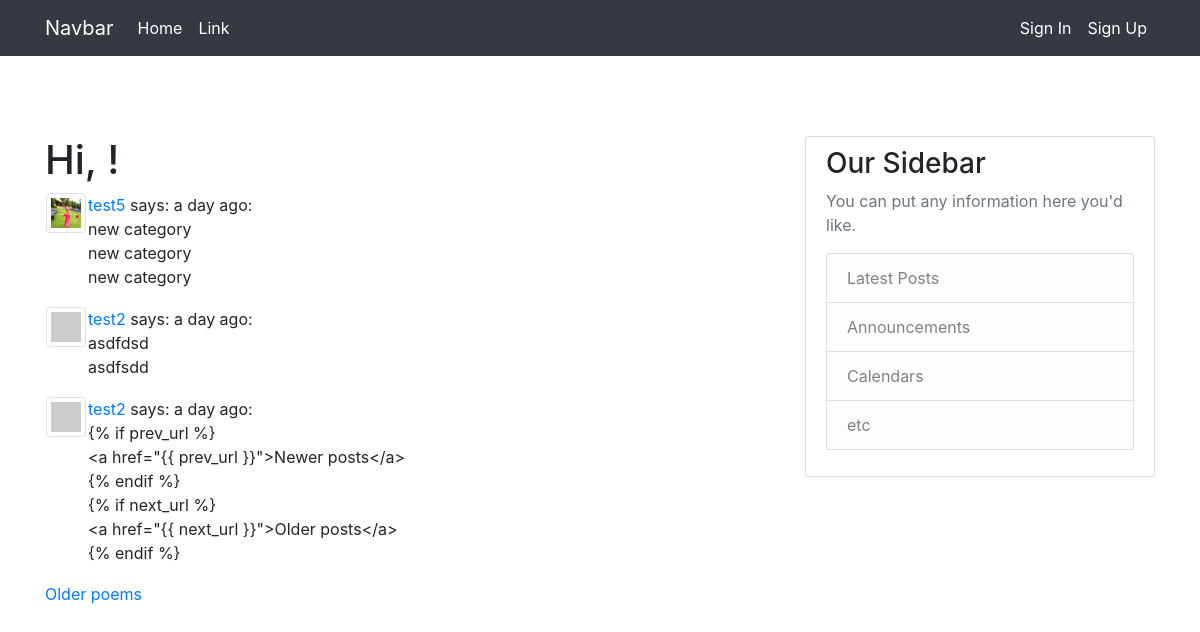
The page /index on the database as committed earlier.
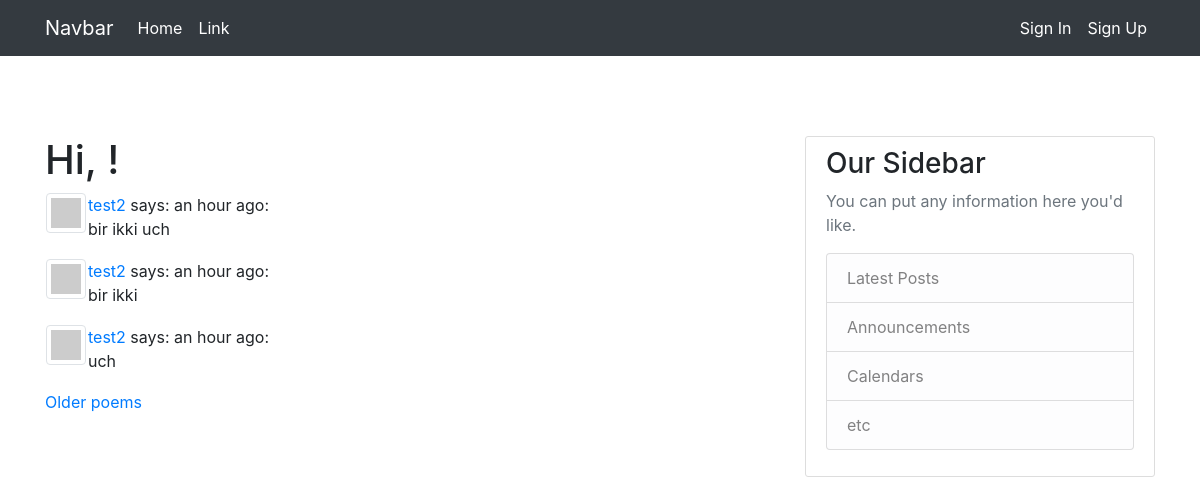
The same page on the database as committed later.
### app/models.py (models this page shows, shortened)
class SearchableMixin(object):
    @classmethod
    def search(cls, expression, page, per_page):
        ids, total = query_index(cls.__tablename__, expression, page, per_page)
        if total == 0:
            return cls.query.filter_by(id=0), 0
        when = []
        for i in range(len(ids)):
            when.append((ids[i], i))
        return cls.query.filter(cls.id.in_(ids)).order_by(
            db.case(when, value=cls.id)), total

class Poem(SearchableMixin, db.Model):
    __searchable__ = ["body",]
    id = db.Column(db.Integer, primary_key=True)
    body = db.Column(db.String(140))
    created_at = db.Column(db.DateTime, index=True, default=datetime.utcnow)
    user_id = db.Column(db.Integer, db.ForeignKey('user.id'))
    category_id = db.Column(db.Integer, db.ForeignKey("category.id"))

class User(UserMixin, db.Model):
    id = db.Column(db.Integer, primary_key=True)
    username = db.Column(db.String(64), index=True, unique=True)
    email = db.Column(db.String(120), index=True, unique=True)
    image_file = db.Column(db.String(120), nullable=True)
    password_hash = db.Column(db.String(128))
    about_me = db.Column(db.String(140))
    last_seen = db.Column(db.DateTime, default=datetime.utcnow)
    poems = db.relationship('Poem', backref='author', lazy='dynamic')
    followed = db.relationship(
        'User', secondary=followers,
        primaryjoin=(followers.c.follower_id == id),
        secondaryjoin=(followers.c.followed_id == id),
        backref=db.backref('followers', lazy='dynamic'), lazy='dynamic')
    def avatar(self, size):
        digest = md5(self.email.lower().encode('utf-8')).hexdigest()
        return 'https://www.gravatar.com/avatar/{}?d=identicon&s={}'.format(
            digest, size)

### app/main/routes.py (the view)
@bp.route('/')
@bp.route('/index')
def index():
    form = SearchForm()
    page = request.args.get('page', 1, type=int)
    poems = Poem.query.order_by(Poem.created_at.desc()).paginate(page, current_app.config["POEMS_PER_PAGE"], False)
    next_url = url_for('main.index', page=poems.next_num) \
        if poems.has_next else None
    prev_url = url_for('main.index', page=poems.prev_num) \
        if poems.has_prev else None
    return render_template('main/index.html', poems=poems.items, next_url=next_url,
                           prev_url=prev_url, form=form)

### app/main/routes.py (called while the page is built)
@bp.before_request
def before_request():
    g.search_form = SearchForm()
    if current_user.is_authenticated:
        current_user.last_seen = datetime.utcnow()
        db.session.commit()

### app/templates/main/index.html (shortened to what this page needs)
{% extends "base.html" %}
{% block content %}
    <div class="row">
        <div class="col">
            <h1>Hi, {{ current_user.username }}!</h1>
            {% for poem in poems %}
                {% include "partials/poem.html" %}
            {% endfor %}
            {% if next_url %}
            <a href="{{ next_url }}">Older poems</a>
            {% endif %}
        </div>
    </div>
{% endblock %}

### app/templates/partials/poem.html
<table>
    <tr valign="top">
        <td>
            {% if poem.author.image_file %}
                <img src="{{ url_for('static', filename='profile_pics/' + poem.author.image_file)  }}"class="img-thumbnail" style="width: 40px; height: 40px;">
            {% else %}
            <img src="{{ poem.author.avatar(46) }}"class="img-thumbnail" style="width: 40px; height: 40px;">
            {% endif %}
        </td>
        <td>
            <a href="{{ url_for('users.user', username=poem.author.username) }}">
                {{ poem.author.username }}
            </a>
            says: {{ moment(poem.created_at).fromNow() }}:
            <p class="article-content"> {{ poem.body }} </p>
        </td>
    </tr>
</table>

Rows that differ between the two databases and show on the page:
no longer on this page (row unchanged): Poem: image_file (picture), author.username "test5", created_at "a day ago", body "new category new category new category"
no longer on this page (row unchanged): Poem: author.username "test2", created_at "a day ago", body "asdfdsd asdfsdd"
no longer on this page (row unchanged): Poem: author.username "test2", created_at "a day ago", body "{% if prev_url %} <a href=\"{{ prev_url }}\">Newer posts</a> {% endif %} {% if next_url %} <a href=\"{{ next_url }}\">Older posts</a> {% endif %}"
added Poem: author.username "test2", created_at "an hour ago", body "bir ikki uch"
added Poem: author.username "test2", created_at "an hour ago", body "bir ikki"
added Poem: author.username "test2", created_at "an hour ago", body "uch"
